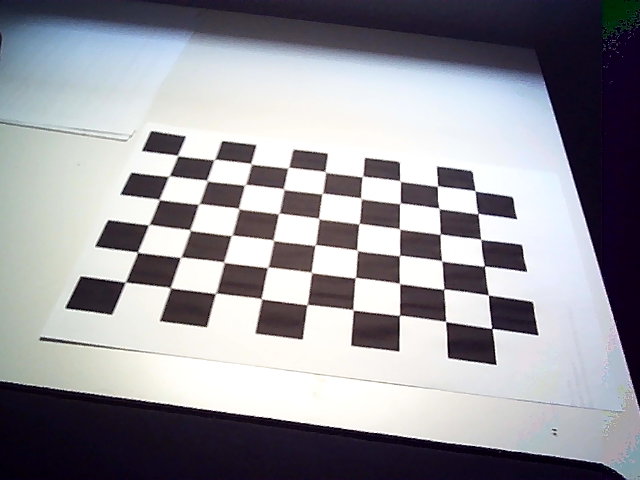
#> input picture code/calibrate/webcam/20260613-115106.png, 640 x 480 px; its folder holds only this picture in this run
$ jupyter execute calibracion.ipynb
#> lines starting #> are read from the running program, lines starting #| are printed output that depends on the picture; long printed decimals are rounded
# Ejercicio 1: Calibración

Apartados 1, 2 y 3 del ejercicio de calibración, usando las imágenes capturadas con la webcam en `code/calibrate/webcam`.

## Apartado 1

Calibración de la cámara mediante varias imágenes del patrón `code/calibrate/pattern.png`, siguiendo el mismo procedimiento que `code/calibrate/calibrate.py`.

[cell 1]
import glob
import numpy as np
import cv2   as cv
import matplotlib.pyplot as plt
from matplotlib.pyplot import imshow, subplot

def fig(w,h):
    plt.figure(figsize=(w,h))

def readrgb(file):
    return cv.cvtColor(cv.imread(file), cv.COLOR_BGR2RGB)

[cell 2]
pattern_size = (9,6)
square_size  = 1

pattern_points = np.zeros((np.prod(pattern_size),3), np.float32)
pattern_points[:,:2] = np.indices(pattern_size).T.reshape(-1,2)
pattern_points *= square_size

images = sorted(glob.glob('../../code/calibrate/webcam/*.png'))
images

[cell 3]
obj_points = []
img_points = []
corners_for_show = []

for f in images:
    img = cv.imread(f, cv.IMREAD_GRAYSCALE)
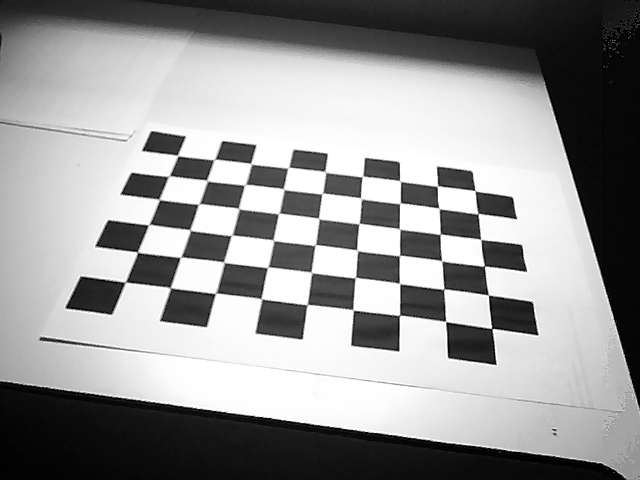
#> img: shape (480, 640); min 0, max 255, mean 150.3
    h, w = img.shape
#> h = 480; w = 640
    found, corners = cv.findChessboardCorners(img, pattern_size)
#> found = True; corners = 54 rows, first 8: [177.7, 155.6], [213.7, 159.9], [250.7, 163.4], [288.5, 167.5], [324.4, 171.3], [362.5, 176.3], [400, 181], [437.4, 186.1]
    if not found:
        print(f'chessboard not found in {f}')
        continue
    term = (cv.TERM_CRITERIA_EPS + cv.TERM_CRITERIA_COUNT, 30, 0.1)
    cv.cornerSubPix(img, corners, (5,5), (-1,-1), term)
    img_points.append(corners.reshape(-1,2))
    obj_points.append(pattern_points)
    corners_for_show.append((f, corners))

len(obj_points)

Comprobamos la detección del patrón en un par de imágenes:

[cell 4]
fig(12,4)
for k,(f,corners) in enumerate(corners_for_show[:2]):
    img = readrgb(f)
    cv.drawChessboardCorners(img, pattern_size, corners, True)
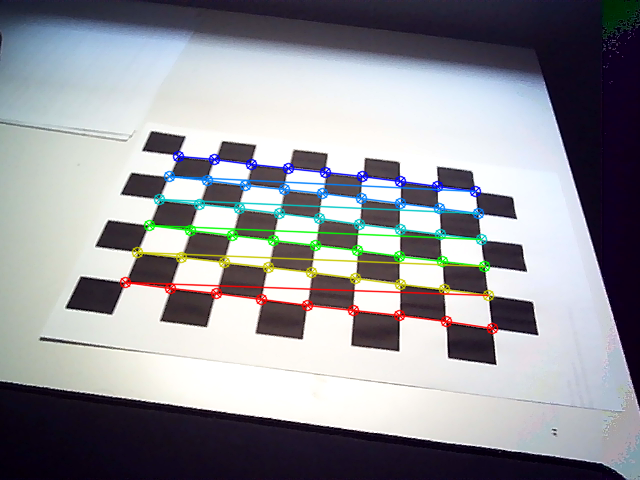
#> img: shape (480, 640, 3); mean R, G, B 148.2, 148.8, 154.4
    subplot(1,2,k+1)
    imshow(img)

[cell 5]
rms, K, dist, rvecs, tvecs = cv.calibrateCamera(obj_points, img_points, (w,h), None, None)
#> rms = 0.467; K = [[832.8, 0, 330.4], [0, 916.9, 228.9], [0, 0, 1]]; dist = [[-0.276, 6.09, 0.0204, 0.00665, -46.15]]; rvecs = ([-0.957, -0.0417, 0.108],); tvecs = ([-4.11, -1.82, 22.14],)

print('RMS:', rms)
#| RMS: 0.4666
print('K:\n', K)
#| K:
#|  [[832.847   0.         330.354]
#|  [  0.         916.919 228.934]
#|  [  0.           0.           1.        ]]
print('dist:', dist.ravel())
#| dist: [-2.76480304e-01  6.09492548e+00  2.03835146e-02  6.64807143e-03
#|  -4.61475048e+01]

Guardamos el resultado (misma convención que `calibrate.py`: `K` aplanada seguida de los coeficientes de distorsión) para reutilizarlo en el apartado 3.

[cell 6]
np.savetxt('calib.txt', np.concatenate([K.flatten(), dist.flatten()]))

## Apartado 2

A partir de la distancia focal $f$ (elementos $f_x$, $f_y$ de $K$) y la resolución $W\times H$ de la imagen, calculamos el campo visual (FOV) horizontal y vertical.

[cell 7]
fx, fy = K[0,0], K[1,1]
#> fx = 832.8; fy = 916.9

hfov = 2*np.degrees(np.arctan2(w/2, fx))
#> hfov = 42.04
vfov = 2*np.degrees(np.arctan2(h/2, fy))
#> vfov = 29.34

print(f'Resolución: {w}x{h}')
#| Resolución: 640x480
print(f'FOV horizontal: {hfov:.1f}º')
#| FOV horizontal: 42.0º
print(f'FOV vertical:   {vfov:.1f}º')
#| FOV vertical:   29.3º

## Apartado 3

Script `grid.py` con una cuadrícula de 0.5 m sobre la imagen de la cámara. Los 4 sliders: `fov` (arranca con el valor de `calib.txt`, ~47°), `Z` (distancia al plano en cm), `A` (altura de la cámara en decímetros) y `X` (offset horizontal).

```
./grid.py --dev=0
```

Lo que más costó fue el acoplamiento entre `Z` y `A`: la línea de suelo se proyecta en `fy·H/Z + cy`, así que hay que fijar `A` primero con la altura real medida y luego ajustar `Z`. Si se hace al revés, el `Z` que encaja la cuadrícula no coincide con la distancia real.

Fotos de ejemplo con la cámara a ~30 cm del suelo (`A=3`):

[cell 8]
fig(12,5)
subplot(1,2,1)
imshow(readrgb('20260613-124036.png'))
#> call 2 of readrgb, with file = '20260613-124036.png'
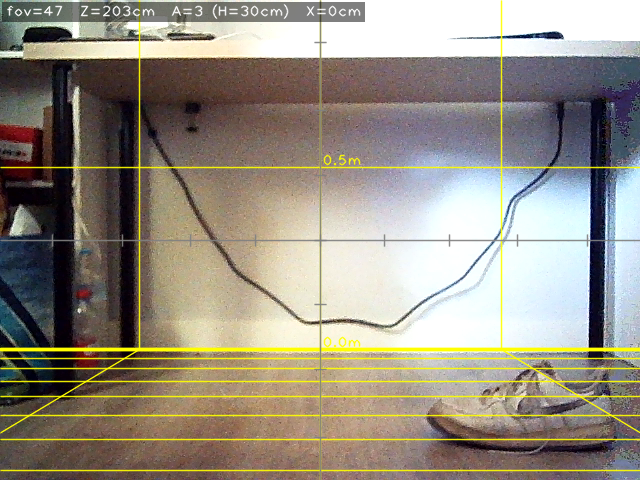
#> input picture ejercicios/01_calibracion/20260613-124036.png, 640 x 480 px
subplot(1,2,2)
imshow(readrgb('20260613-124148.png'))
#> call 3 of readrgb, with file = '20260613-124148.png'
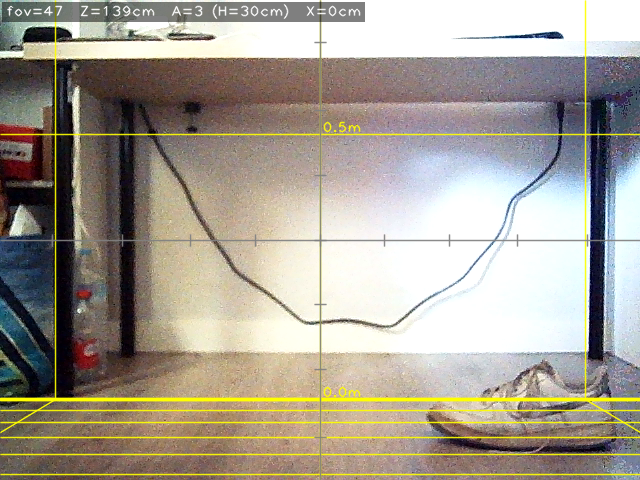
#> input picture ejercicios/01_calibracion/20260613-124148.png, 640 x 480 px
